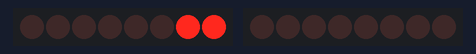
A sketch run on a simulated Arduino Uno, built with avr-gcc and run on an emulated ATmega328P. Shown: 2 × 8 shift-register outputs drawn as a row of LEDs (first output left, lit = HIGH). Wiring (inferred from the names in the program): 2 × shift register (74HC595): data pin 9, shift clock pin 7, latch pin 10 / data pin 11, shift clock pin 12, latch pin 8. Wiring (inferred from the signals the program sends): 2 × row of LEDs: on Q0, Q1, Q2, Q3, Q4, Q5, Q6, Q7 / on Q0, Q1, Q2, Q3, Q4, Q5, Q6, Q7.

Above: at 0.5 s.
At 2.5 s:
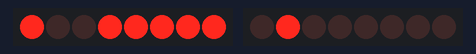
At 3.5 s:
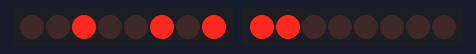
At 5.5 s:
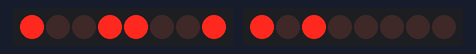
At 8.5 s:
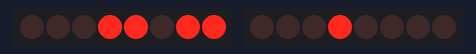
At 11.5 s:
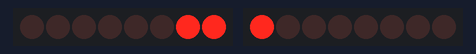
Timing chart, 0 to 13.0 s (numbered marks = the images above):
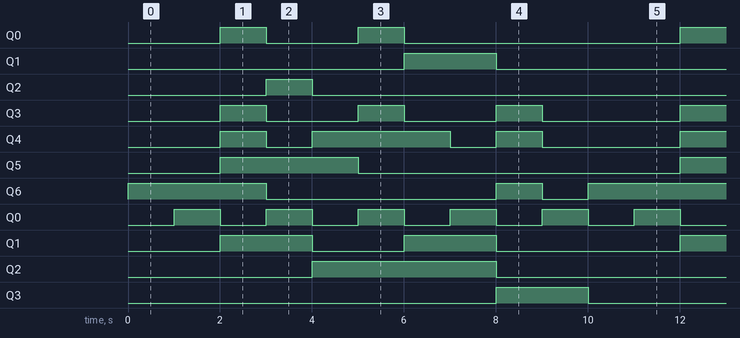

Measured:
- by itself, Q0: repeats every 10.0 s: LOW 2.0 s, HIGH 1.0 s, LOW 6.0 s, HIGH 1.0 s
- by itself, Q1, Q3: alternates HIGH for 2.0 s and LOW for 8.0 s
- by itself, Q2: alternates HIGH for 1.0 s and LOW for 9.0 s
- by itself, Q3: repeats every 10.0 s: 2 × (LOW 2.0 s, HIGH 1.0 s), LOW 3.0 s, HIGH 1.0 s
- by itself, Q4: repeats every 10.0 s: LOW 1.0 s, HIGH 3.0 s, LOW 1.0 s, HIGH 1.0 s, LOW 3.0 s, HIGH 1.0 s
- by itself, Q5: alternates HIGH for 3.0 s and LOW for 7.0 s
- by itself, Q6: repeats every 10.0 s: LOW 5.0 s, HIGH 1.0 s, LOW 1.0 s, HIGH 3.0 s
- by itself, Q0: alternates HIGH for 1.0 s and LOW for 1.0 s

The sketch:

BinaryCountLEDsAnd7Segment.ino
```cpp
//below represents the ports that the things are connected into, including the integers and the ports that the 1st and 2nd shift reg.'s are plugged into

int clockpin = 12;
int latchpin = 10;
int datapin = 11;

int clockpin2 = 7;
int latchpin2 = 8;
int datapin2 = 9;

int numberToDisplay ;
int numberToDisplay2 ;

//below represents the 2nd and 1st shift register outputs and the 2 different integers for both.

void setup()
{
  pinMode(clockpin , OUTPUT);
  pinMode (latchpin, OUTPUT);
  pinMode (datapin , OUTPUT);

  pinMode(clockpin2 , OUTPUT);
  pinMode (latchpin2, OUTPUT);
  pinMode (datapin2 , OUTPUT);

}

void loop()
{


  //display numbers 1-9 (7-9 will be in comments-DONT FORGER MR.CURLY BRACKET)
 numberToDisplay = 0;
numberToDisplay2 = 0xc0;

   digitalWrite(latchpin, LOW);
   digitalWrite(latchpin2, LOW);

   shiftOut(datapin, clockpin, MSBFIRST, numberToDisplay);
   shiftOut(datapin2, clockpin2, MSBFIRST, numberToDisplay2);

  digitalWrite(latchpin, HIGH);
  digitalWrite(latchpin2, HIGH);

  delay(1000);

   numberToDisplay = 1;
   digitalWrite(latchpin, LOW);
   digitalWrite(latchpin, HIGH);
   shiftOut(datapin, clockpin, MSBFIRST, numberToDisplay);


  numberToDisplay2 = 0xf9;
  digitalWrite(latchpin2, LOW);
   digitalWrite(latchpin2, HIGH);
  shiftOut(datapin2, clockpin2, MSBFIRST, numberToDisplay2);


  delay(1000);

    numberToDisplay = 2;
   digitalWrite(latchpin, LOW);
  digitalWrite(latchpin, HIGH);
   shiftOut(datapin, clockpin, MSBFIRST, numberToDisplay);


  numberToDisplay2 = 0xa4;
  digitalWrite(latchpin2, LOW);
  digitalWrite(latchpin2, HIGH);
  shiftOut(datapin2, clockpin2, MSBFIRST, numberToDisplay2);

  delay(1000);


    numberToDisplay = 3;
   digitalWrite(latchpin, LOW);
    digitalWrite(latchpin, HIGH);
   shiftOut(datapin, clockpin, MSBFIRST, numberToDisplay);


  numberToDisplay2 = 0xb0;
  digitalWrite(latchpin2, LOW);
   digitalWrite(latchpin2, HIGH);
  shiftOut(datapin2, clockpin2, MSBFIRST, numberToDisplay2);


  delay(1000);


    numberToDisplay = 4;
   digitalWrite(latchpin, LOW);
  digitalWrite(latchpin, HIGH);
   shiftOut(datapin, clockpin, MSBFIRST, numberToDisplay);


  numberToDisplay2 = 0x99;
  digitalWrite(latchpin2, LOW);
    digitalWrite(latchpin2, HIGH);
  shiftOut(datapin2, clockpin2, MSBFIRST, numberToDisplay2);

  delay(1000);


    numberToDisplay = 5;
   digitalWrite(latchpin, LOW);
      digitalWrite(latchpin, HIGH);
   shiftOut(datapin, clockpin, MSBFIRST, numberToDisplay);


  numberToDisplay2 = 0x92;
  digitalWrite(latchpin2, LOW);
    digitalWrite(latchpin2, HIGH);
  shiftOut(datapin2, clockpin2, MSBFIRST, numberToDisplay2);

  delay(1000);

    numberToDisplay = 6;
   digitalWrite(latchpin, LOW);
    digitalWrite(latchpin, HIGH);
   shiftOut(datapin, clockpin, MSBFIRST, numberToDisplay);


  numberToDisplay2 = 0x82;
  digitalWrite(latchpin2, LOW);
    digitalWrite(latchpin2, HIGH);
  shiftOut(datapin2, clockpin2, MSBFIRST, numberToDisplay2);

  delay(1000);

//last number says 7 because I did 1-7 instead of 0-6.
    numberToDisplay = 7;
   digitalWrite(latchpin, LOW);
     digitalWrite(latchpin, HIGH);
   shiftOut(datapin, clockpin, MSBFIRST, numberToDisplay);


  numberToDisplay2 = 0xd8;
  digitalWrite(latchpin2, LOW);
    digitalWrite(latchpin2, HIGH);
  shiftOut(datapin2, clockpin2, MSBFIRST, numberToDisplay2);

  delay(1000);

    numberToDisplay = 8;
   digitalWrite(latchpin, LOW);
     digitalWrite(latchpin, HIGH);
   shiftOut(datapin, clockpin, MSBFIRST, numberToDisplay);


  numberToDisplay2 = 0x80;
  digitalWrite(latchpin2, LOW);
    digitalWrite(latchpin2, HIGH);
  shiftOut(datapin2, clockpin2, MSBFIRST, numberToDisplay2);

  delay(1000);

    numberToDisplay = 9;
   digitalWrite(latchpin, LOW);
   digitalWrite(latchpin, HIGH);
   shiftOut(datapin, clockpin, MSBFIRST, numberToDisplay);


  numberToDisplay2 = 0x90;
  digitalWrite(latchpin2, LOW);
    digitalWrite(latchpin2, HIGH);
  shiftOut(datapin2, clockpin2, MSBFIRST, numberToDisplay2);

 delay(1000);


}
```
